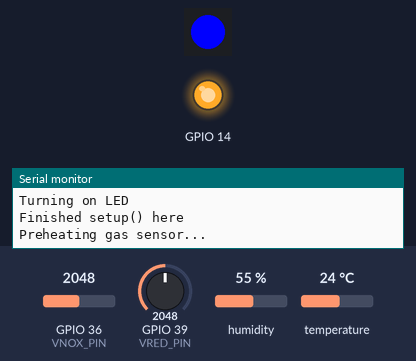
Recording of a sketch running on a simulated ESP32. Parts: 1 RGB LEDs in strip order, left to right, output pins drawn as LEDs (lit = HIGH), the last lines printed to the serial monitor. The test bench sets the inputs (shaded band); at power-on: GPIO 36 (VNOX_PIN) = 2048, GPIO 39 (VRED_PIN) = 2048, humidity 55 %, temperature 24 °C. Dim RGB values are drawn brighter than linear; storage starts empty; nothing arrives over Bluetooth unless stated; a phone connects over Bluetooth LE 3 s after start.

Above: at 0.1 s.
At 10.1 s:
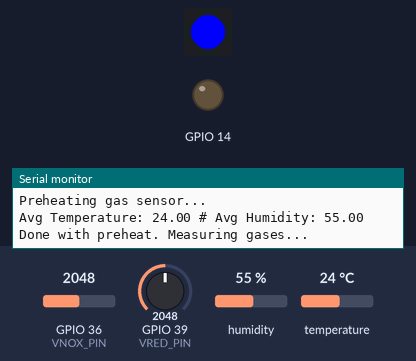
At 50.1 s:
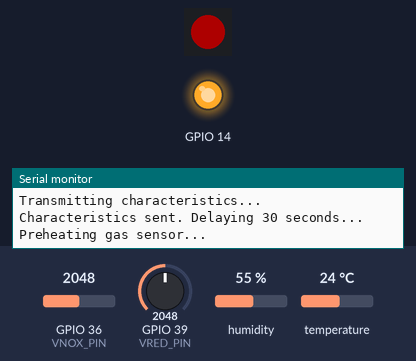
At 110.2 s:
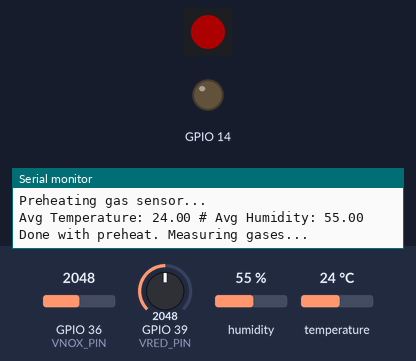
Timing chart, 0 to 111.7 s (numbered marks = the images above):
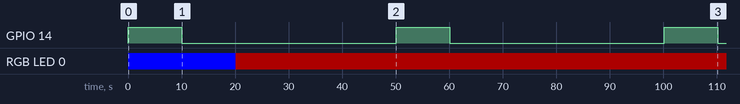

The sketch:

full_code_v0.ino
```cpp
#include "Adafruit_NeoPixel.h"
#include "BLE2902.h"
#include "BLEDevice.h"
#include "BLEServer.h"
#include "BLEUtils.h"
#include "DHT.h"
#include "SD.h"
#include "SPI.h"

// BLE Server
BLEServer *pServer = NULL;
BLECharacteristic *pCharacteristic_TEMP = NULL;
BLECharacteristic *pCharacteristic_HUM = NULL;
BLECharacteristic *pCharacteristic_CO = NULL;
BLECharacteristic *pCharacteristic_NO2 = NULL;

// BLE Server
bool deviceConnected = false;
bool oldDeviceConnected = false;
uint32_t preHeatSeconds = 10;
float tempValue = 0;
float humValue = 0;
float coValue = 0;
float no2Value = 0;

// See the following for generating UUIDs:
// https://www.uuidgenerator.net/
#define PROMETEO_SERVICE_UUID "2c32fd5f-5082-437e-8501-959d23d3d2fb"
#define TEMP_CHARACTERISTIC_UUID "dcaaccb4-c1d1-4bc4-b406-8f6f45df0208"
#define HUM_CHARACTERISTIC_UUID "e39c34e9-d574-47fc-a66e-425cec812aab"
#define CO_CHARACTERISTIC_UUID "a62e48ca-0599-4757-9c24-b76a9b970ef1"
#define NO2_CHARACTERISTIC_UUID "e1e1687a-65ab-4c7e-a8ca-cab9bb1b52c2"

#define DHTPIN 27     // Digital pin connected to the DHT sensor
#define DHTTYPE DHT22 // DHT 22  (AM2302), AM2321
DHT dht(DHTPIN, DHTTYPE);

#define LED_PIN A0 //(ESP32 could be pin #26) //mine:5
#define LED_COUNT 1
#define BRIGHTNESS 50
Adafruit_NeoPixel statusLED(LED_COUNT, LED_PIN, NEO_GRBW + NEO_KHZ800);

#define PRE_PIN                                                                                    \
  14 // Replace DigitalPin# by the number where the Pre connection of the CJMCU-4514 is connected
#define VNOX_PIN 36 // Replace A3 by the AnalogPin# you are using
#define VRED_PIN 39 // Replace A4 by the AnalogPin# you are using

File myFile;

class MyServerCallbacks : public BLEServerCallbacks {
  void onConnect(BLEServer *pServer) { deviceConnected = true; };
  void onDisconnect(BLEServer *pServer) { deviceConnected = false; };
};

void setup() {
  Serial.begin(115200);
  Serial.println("Beginning setup() here");

  // TODO: get timestamp from cloud / connected mobile device

  // TODO: get name from cloud / connected mobile device
  BLEDevice::init("Prometeo00001");    // Create the BLE Device
  pServer = BLEDevice::createServer(); // Create the BLE Server
  pServer->setCallbacks(new MyServerCallbacks());
  BLEService *pService = pServer->createService(PROMETEO_SERVICE_UUID); // Create the BLE Service

  // Create a BLE Characteristics
  pCharacteristic_TEMP = pService->createCharacteristic(TEMP_CHARACTERISTIC_UUID,
                                                        BLECharacteristic::PROPERTY_READ |
                                                            BLECharacteristic::PROPERTY_NOTIFY |
                                                            BLECharacteristic::PROPERTY_INDICATE);
  pCharacteristic_HUM = pService->createCharacteristic(HUM_CHARACTERISTIC_UUID,
                                                       BLECharacteristic::PROPERTY_READ |
                                                           BLECharacteristic::PROPERTY_NOTIFY |
                                                           BLECharacteristic::PROPERTY_INDICATE);
  pCharacteristic_CO = pService->createCharacteristic(CO_CHARACTERISTIC_UUID,
                                                      BLECharacteristic::PROPERTY_READ |
                                                          BLECharacteristic::PROPERTY_NOTIFY |
                                                          BLECharacteristic::PROPERTY_INDICATE);
  pCharacteristic_NO2 = pService->createCharacteristic(NO2_CHARACTERISTIC_UUID,
                                                       BLECharacteristic::PROPERTY_READ |
                                                           BLECharacteristic::PROPERTY_NOTIFY |
                                                           BLECharacteristic::PROPERTY_INDICATE);

  // https://www.bluetooth.com/specifications/gatt/viewer?attributeXmlFile=org.bluetooth.descriptor.gatt.client_characteristic_configuration.xml
  // Create a BLE Descriptor
  pCharacteristic_TEMP->addDescriptor(new BLE2902());
  pCharacteristic_HUM->addDescriptor(new BLE2902());
  pCharacteristic_CO->addDescriptor(new BLE2902());
  pCharacteristic_NO2->addDescriptor(new BLE2902());

  pService->start(); // Start the service

  // Start advertising
  BLEAdvertising *pAdvertising = BLEDevice::getAdvertising();
  pAdvertising->addServiceUUID(PROMETEO_SERVICE_UUID);
  pAdvertising->setScanResponse(false);
  pAdvertising->setMinPreferred(0x0);
  // set value to 0x00 to not advertise this parameter
  BLEDevice::startAdvertising();
  Serial.println("Waiting a client connection to notify...");

  // Initialize SD card...
  Serial.println("Initializing SD card...");
  if (!SD.begin(4)) // 4 in some setups, 33 in others
  {
    Serial.println("SD card initialization failed!");
    while (1)
      ;
  }
  Serial.println("SD card initialized.");
  // TODO: Name file according to firefighterID and timestamp

  // Turn on LED
  // TODO: Add connectivity status LED
  Serial.println("Turning on LED");
  statusLED.begin(); // INITIALIZE NeoPixel strip object (REQUIRED)
  statusLED.setPixelColor(0, statusLED.Color(0, 0, 255)); // Blue
  statusLED.show();                                       // Turn OFF all pixels ASAP
  statusLED.setBrightness(50);                            // Set BRIGHTNESS to about 1/5 (max = 255)

  // Turn on dht22 temp/hum sensor
  dht.begin();

  // set up MiCS-4514 gas sensor
  pinMode(PRE_PIN, OUTPUT); // set preheat pin

  Serial.println("Finished setup() here");
  Serial.println("");

} // end setup()

void loop() {

  // Preheat gas sensor
  Serial.println("Preheating gas sensor...");
  digitalWrite(PRE_PIN, 1);

  // Average temp and humidity values for 10 seconds
  float sumTemp = 0;
  float sumHum = 0;
  uint32_t count = 0;
  // uint32_t preHeatTime = preHeatSeconds*1000;
  while (count < preHeatSeconds) {
    sumTemp = sumTemp + dht.readTemperature(); // temp in Celsius; for temp in Fahrenheit, use
                                               // dht.readTemperature(true);
    sumHum = sumHum + dht.readHumidity();
    delay(1000);
    count++;
  }
  tempValue = sumTemp / count;
  humValue = sumHum / count;

  Serial.print("Avg Temperature: ");
  Serial.print(tempValue);

  Serial.print(" # Avg Humidity: ");
  Serial.println(humValue);

  // Average gas sensor values for 10 seconds
  digitalWrite(PRE_PIN, 0);
  Serial.println("Done with preheat. Measuring gases...");

  float sumCO = 0;
  float sumNO2 = 0;
  uint32_t gasCount = 0;
  while (gasCount < 10) {
    sumCO = sumCO + analogRead(VRED_PIN);
    sumNO2 = sumNO2 + analogRead(VNOX_PIN);
    delay(1000);
    gasCount++;
  }
  coValue = sumCO / gasCount;
  no2Value = sumNO2 / gasCount;

  Serial.print("Avg Vco: ");
  Serial.print(coValue, DEC);

  Serial.print(" # Avg Vno2: ");
  Serial.println(no2Value, DEC);

  // Build the payload to send to SD card
  String payload = "Temperature: ";
  payload += tempValue;
  payload += "C, Humidity: ";
  payload += humValue;
  payload += "%, CO V: ";
  payload += coValue;
  payload += ", NO2 V: ";
  payload += no2Value;
  payload += " # ";

  // Write characteristic values to SD card
  Serial.println("Writing payload to SD card...");
  Serial.println(payload);
  // call SD card write function here
  myFile = SD.open("/test.txt", FILE_WRITE);
  if (myFile) {
    myFile.println(payload);
    myFile.close();
    Serial.println("SD card write successful");
  } else {
    Serial.println("SD card write failed");
  }

  // Notify device of new values
  if (deviceConnected) {

    Serial.println("Transmitting characteristics...");
    uint32_t btDelay = 3; // bluetooth stack will go into congestion, if too many packets are sent,
                          // in 6 hours test i was able to go as low as 3ms

    notify_value(tempValue, pCharacteristic_TEMP); // Send Temperature to the BLE Client
    delay(btDelay);
    notify_value(humValue, pCharacteristic_HUM); // Send Humidity to the BLE Client
    delay(btDelay);
    notify_value(coValue, pCharacteristic_CO); // Send CO to the BLE Client
    delay(btDelay);
    notify_value(no2Value, pCharacteristic_NO2); // Send NO2 to the BLE Client
    delay(btDelay);

  } // end if(deviceConnected)
  // TODO: not sure if this part needs updating/what it's trying to do
  //  Disconnecting
  else if (!deviceConnected && oldDeviceConnected) {
    delay(500);                  // give the bluetooth stack the chance to get things ready
    pServer->startAdvertising(); // restart advertising
    Serial.println("start advertising");
    oldDeviceConnected = deviceConnected;
  }
  // Connecting
  else if (deviceConnected && !oldDeviceConnected) {
    // do stuff here on connecting
    oldDeviceConnected = deviceConnected;
  }

  // TODO: update LED color based on thresholds
  updateStatusLED(no2Value);

  // some programmable delay between measurements - for now 30s
  Serial.println("Characteristics sent. Delaying 30 seconds...");
  Serial.println("");
  delay(30000);

} // end loop()

void notify_value(int value, BLECharacteristic *pCharacteristic) {
  pCharacteristic->setValue((uint8_t *)&value, 4);
  pCharacteristic->notify();
}

void updateStatusLED(float no2) {
  // TODO: have this actually based on thresholds for each value / machine learning data
  // no2 voltage > 1700 is just for testing
  if (no2 > 1720) {
    statusLED.setPixelColor(0, statusLED.Color(255, 0, 0)); // Green
    statusLED.show();
  } else {
    statusLED.setPixelColor(0, statusLED.Color(0, 255, 0)); // Red
    statusLED.show();
  }
}
```

Measured:
- by itself, GPIO 14: alternates HIGH for 10.0 s and LOW for 40.0 s
- by itself, RGB LED 0: off → RGB(0, 0, 255) at 0.03 s, → RGB(50, 0, 0) 20.1 s later
